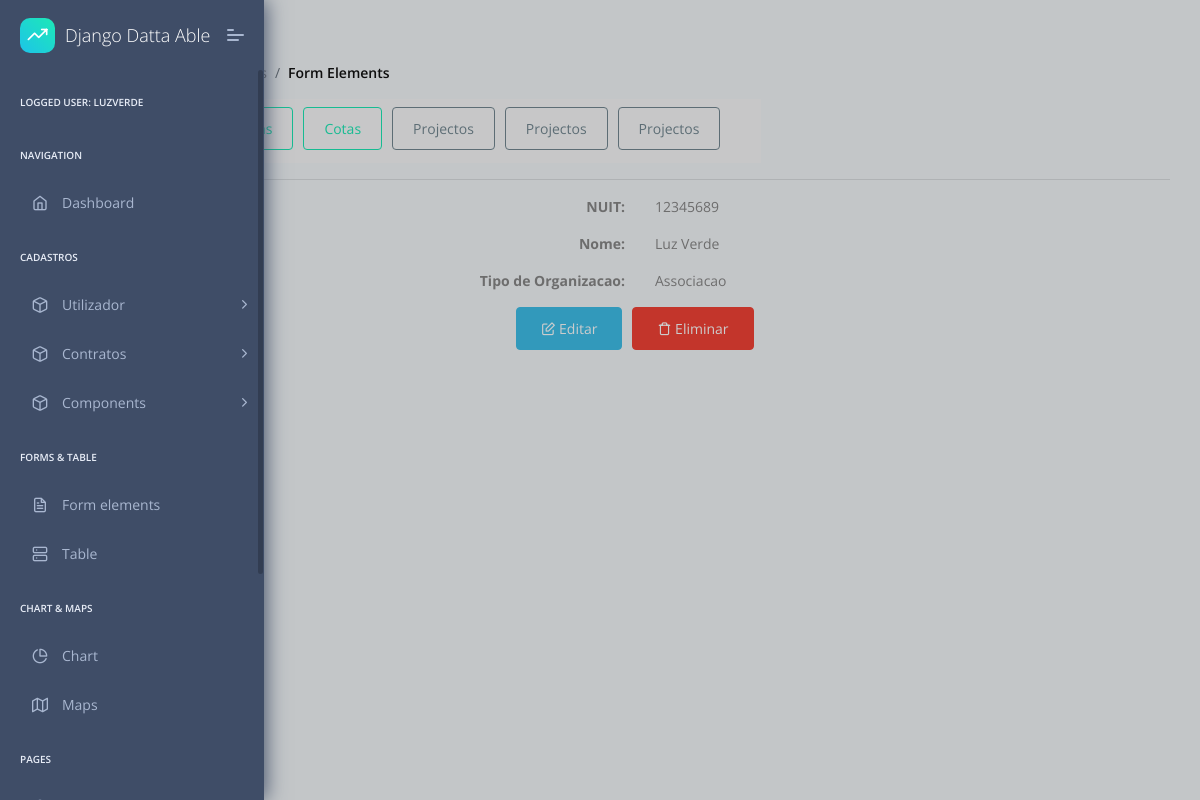
Page /org/detalhes/ (signed in) on the committed database.
### apps/reg/models.py (models this page shows)
class ModeloBase(models.Model):
    id = models.BigAutoField(primary_key=True)
    activo = models.BooleanField(default=True)
    data_criacao = models.DateField(auto_now_add=True)
    data_actualizacao = models.DateField(auto_created=True, null=True, blank=True)
    class Meta:
        abstract = True

class Entidade(ModeloBase):
    nuit =models.CharField(max_length=9, null= True, blank=True)
    nome = models.CharField(max_length=500)
    foto = models.OneToOneField(Imagem, on_delete=models.CASCADE, blank=True, null=True)
    def __str__(self):
        return self.nome

class Organizacao(Entidade):
    abreviatura = models.CharField(max_length=255, blank=True)
    descricao = models.CharField(max_length=255, blank=True)
    data_constituicao = models.DateTimeField(auto_created=True, blank=True, null=True)
    data_publicacao = models.DateTimeField(auto_created=True, blank=True, null=True)
    numero_br = models.CharField(max_length=255, blank=True)
    admin_user = models.OneToOneField(User, on_delete=models.CASCADE)
    tipo_organizacao = models.ForeignKey(TipoOrganizacao, on_delete=models.CASCADE)
    class Meta:
        verbose_name = 'organizacao'
        verbose_name_plural = 'organizacacoes'

class TipoOrganizacao(ModeloBase):
    designacao = models.CharField(max_length=255, unique=True)
    class Meta:
        verbose_name = "Tipo de Organizacao"
        verbose_name_plural = "Tipos de Organizacoes"
    def __str__(self):
        return self.designacao

### apps/reg/views.py (the view)
# urls.py: path('org/detalhes/', org_show, name='org_detalhes'),
def org_show(request):
    dao = UtilDao()
    context = {}
    user = User.objects.get(username=request.user)
    organizacao = dao.getOrgByUser(user)
    if organizacao==None:
        organizacao = Organizacao()
    context["organizacao"] = organizacao
    return render(request, "reg/org/show.html", context)

### apps/reg/UtilDao.py (called while the page is built)
    def getOrgByUser(self, user):
        try:
            print('Entrou no try')
            ogranizacao = Organizacao.objects.get(admin_user=user)
            print(ogranizacao)
            print('Organizacao ok.')
            return ogranizacao
        except Exception as e:
            print('Ops bug, Entrou no exception', str(e))
        return None

### apps/templates/reg/org/show.html (shortened to what this page needs)
{% extends "layouts/base.html" %}
{% block content %}
<section class="pcoded-content ">
    <div class="pcoded-inner-content">
        <div class="page-header">
            <div class="page-block">
                <div class="row align-items-center">
                    <div class="col-md-12">
                        <div class="page-header-title">
                            <h5 class="m-b-10">Perfil</h5>
                        </div>
                        <ul class="breadcrumb">
                            <li class="breadcrumb-item"><a href="/"></a></li>
                            <li class="breadcrumb-item"><a href="javascript:">Form Componants</a></li>
                            <li class="breadcrumb-item"><a href="javascript:">Form Elements</a></li>
                        </ul>
                    </div>
                </div>
            </div>
        </div>
        <div class="main-body">
            <div class="page-wrapper">
                <div class="row">
                    <div class="col-sm-12">
                        <div class="row">
                            <nav class="navbar bg-light">
                                <form class="container-fluid justify-content-start">
                                    <button class="btn btn-outline-success me-2" type="button">Cotas</button>
                                    <button class="btn btn-outline-success me-2" type="button">Cotas</button>
                                    <button class="btn btn-outline-success me-2" type="button">Cotas</button>
                                    <button class="btn btn-sm btn-outline-secondary" type="button">Projectos</button>
                                    <button class="btn btn-sm btn-outline-secondary" type="button">Projectos</button>
                                    <button class="btn btn-sm btn-outline-secondary" type="button">Projectos</button>
                                </form>
                            </nav>
                        </div>
                        <hr/>
                        {% if organizacao.id == None %}
                        <div class="row justify-content-center">
                            <p class="d-inline-block text-truncate font-weight-bold m float-right">
                                Registo nao encontrado. Crie
                                <a href="{% url 'org_register' %}">aqui</a>
                            </p>
                        </div>
                        {% else %}
                        {% if not organizacao.nuit == None %}
                        <div class="row justify-content-center">
                            <div class="col-sm-6">
                                <span class="d-inline-block text-truncate font-weight-bold m float-right "
                                      style="max-width: 150px;">
                                  NUIT:
                                </span>
                            </div>
                            <div class="col-sm-6">
                                <p class="font-weight-normal">{{ organizacao.nuit }}</p>
                            </div>
                        </div>
                        {% endif %}
                        {% if not organizacao.nome == None %}
                        <div class="row justify-content-center">
                            <div class="col-sm-6">
                                <span class="d-inline-block text-truncate font-weight-bold m float-right "
                                      style="max-width: 150px;">
                                  Nome:
                                </span>
                            </div>
                            <div class="col-sm-6">
                                <p class="font-weight-normal">{{ organizacao.nome }}</p>
                            </div>
                        </div>
                        {% endif %}
                        {% if not organizacao.tipo_organizacao == None %}
                        <div class="row justify-content-center">
                            <div class="col-sm-6">
                                <span class="d-inline-block text-truncate font-weight-bold m float-right "
                                      style="max-width: 150px;">
                                  Tipo de Organizacao:
                                </span>
                            </div>
                            <div class="col-sm-6">
                                <p class="font-weight-normal">{{ organizacao.tipo_organizacao }}</p>
                            </div>
                        </div>
                        {% endif %}
                        <div class="row justify-content-center">
                            <a href="{% url 'org_editar'  %}" class="nav-link btn btn-info float-right">
                                                    <span class="pcoded-micon">
                                                        <i class="feather icon-edit"></i></span>
                                <span class="pcoded-mtext">Editar</span>
                            </a>
                            <a href="{% url 'org_remover' %}" class="nav-link btn btn-danger float-right"
                               onclick="return confirm('Are you sure you want to delete this?')">
                                                    <span class="pcoded-micon">
                                                        <i class="feather icon-trash"></i></span>
                                <span class="pcoded-mtext">Eliminar</span>
                            </a>
                        </div>
                        {% endif %}
                    </div>
                </div>
            </div>
        </div>
    </div>
</section>
{% endblock content %}

### apps/templates/includes/sidebar.html (shortened to what this page needs)
    <nav class="pcoded-navbar">
        <div class="navbar-wrapper">
            <div class="navbar-brand header-logo">
                <a target="_blank"
                   href="https://appseed.us/admin-dashboards/django-dashboard-dattaable" class="b-brand">
                    <div class="b-bg">
                        <i class="feather icon-trending-up"></i>
                    </div>
                    <span class="b-title">Django Datta Able</span>
                </a>
                <a class="mobile-menu" id="mobile-collapse" href="javascript:"><span></span></a>
            </div>
            <div class="navbar-content scroll-div">
                <ul class="nav pcoded-inner-navbar">
                    <li class="nav-item pcoded-menu-caption">
                        <label>Logged User: {{ request.user }}<strong></strong></label>
                    </li>
                    <li class="nav-item pcoded-menu-caption">
                        <label>Navigation</label>
                    </li>
                    <li data-username="dashboard Default Ecommerce CRM Analytics Crypto Project"
                        class="nav-item {% if 'index' in segment %} active {% endif %}">
                        <a href="{% url 'home' %}" class="nav-link ">
                            <span class="pcoded-micon">
                                <i class="feather icon-home"></i>
                            </span><span class="pcoded-mtext">Dashboard</span></a>
                    </li>
                    <li class="nav-item pcoded-menu-caption">
                        <label>Cadastros</label>
                    </li>
                    <li data-username="basic components Button Alert Badges breadcrumb Paggination progress Tooltip popovers Carousel Cards Collapse Tabs pills Modal Grid System Typography Extra Shadows Embeds" class="nav-item pcoded-hasmenu">
                        <a href="javascript:" class="nav-link "><span class="pcoded-micon"><i class="feather icon-box"></i></span><span class="pcoded-mtext">Utilizador</span></a>
                    </li>
                    <li data-username="basic components Button Alert Badges breadcrumb Paggination progress Tooltip popovers Carousel Cards Collapse Tabs pills Modal Grid System Typography Extra Shadows Embeds" class="nav-item pcoded-hasmenu">
                        <a href="javascript:" class="nav-link "><span class="pcoded-micon"><i class="feather icon-box"></i></span><span class="pcoded-mtext">Contratos</span></a>
                    </li>
                    <li data-username="basic components Button Alert Badges breadcrumb Paggination progress Tooltip popovers Carousel Cards Collapse Tabs pills Modal Grid System Typography Extra Shadows Embeds" class="nav-item pcoded-hasmenu">
                        <a href="javascript:" class="nav-link "><span class="pcoded-micon"><i class="feather icon-box"></i></span><span class="pcoded-mtext">Components</span></a>
                    </li>
                    <li class="nav-item pcoded-menu-caption">
                        <label>Forms & table</label>
                    </li>
                    <li data-username="form elements advance componant validation masking wizard picker select"
                        class="nav-item {% if 'ui-forms' in segment %} active {% endif %}">
                        <a href="/ui-forms.html" class="nav-link "><span class="pcoded-micon"><i class="feather icon-file-text"></i></span><span class="pcoded-mtext">Form elements</span></a>
                    </li>
                    <li data-username="Table bootstrap datatable footable"
                        class="nav-item {% if 'ui-tables' in segment %} active {% endif %}">
                        <a href="/ui-tables.html" class="nav-link "><span class="pcoded-micon"><i class="feather icon-server"></i></span><span class="pcoded-mtext">Table</span></a>
                    </li>
                    <li class="nav-item pcoded-menu-caption">
                        <label>Chart & Maps</label>
                    </li>
                    <li data-username="Charts Morris"
                        class="nav-item {% if 'charts-morris' in segment %} active {% endif %}">
                        <a href="/charts-morris.html" class="nav-link "><span class="pcoded-micon"><i class="feather icon-pie-chart"></i></span><span class="pcoded-mtext">Chart</span></a></li>
                    <li data-username="Maps Google"
                         class="nav-item {% if 'maps-google' in segment %} active {% endif %}">
                        <a href="/maps-google.html" class="nav-link "><span class="pcoded-micon"><i class="feather icon-map"></i></span><span class="pcoded-mtext">Maps</span></a></li>
                    <li class="nav-item pcoded-menu-caption">
                        <label>Pages</label>
                    </li>
                    <li data-username="Authentication Sign up Sign in reset password Change password Personal information profile settings map form subscribe" class="nav-item pcoded-hasmenu">
                        <a href="javascript:" class="nav-link "><span class="pcoded-micon"></span><span class="pcoded-mtext">Authentication</span></a>
                    </li>
                </ul>
            </div>
        </div>
    </nav>

### rows in the picture
Entidade: nuit "12345689", nome "Luz Verde"
Organizacao: tipo_organizacao "Associacao"

### other values in the picture
{{ request.user }} "LUZVERDE"
